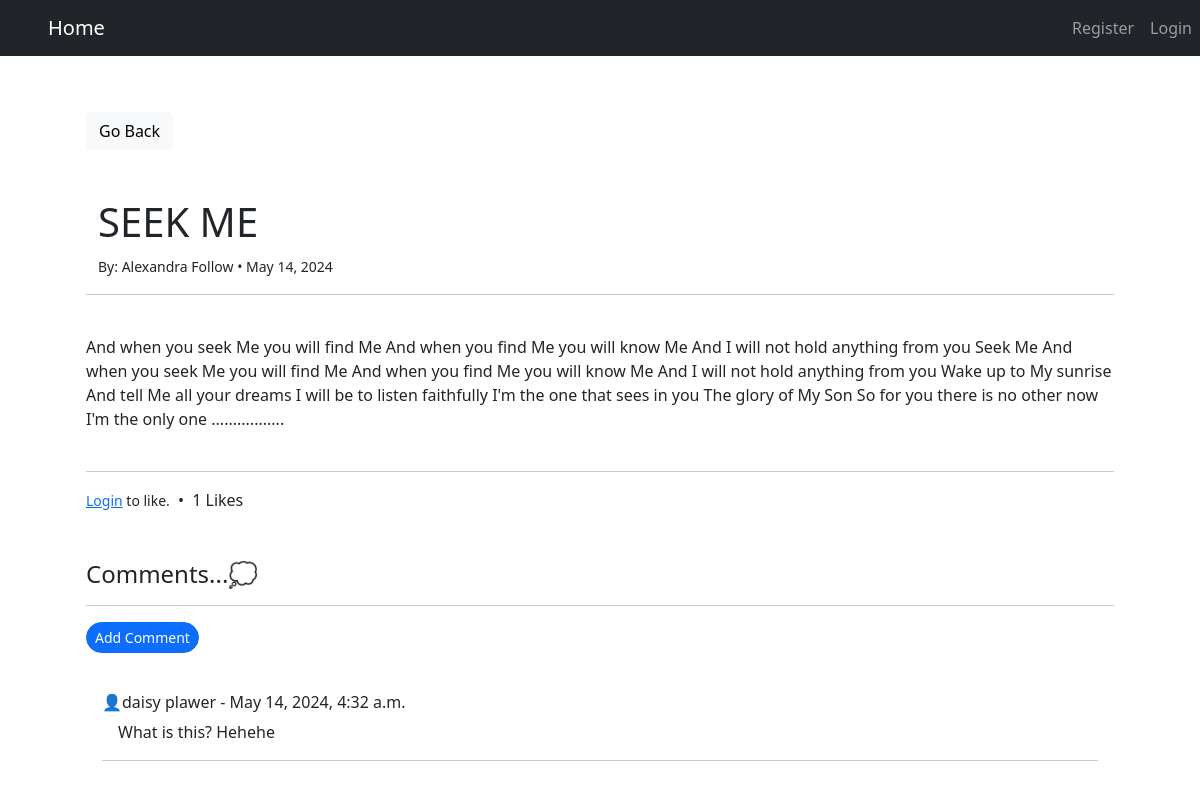
Page /detail/39 on the earlier database version.
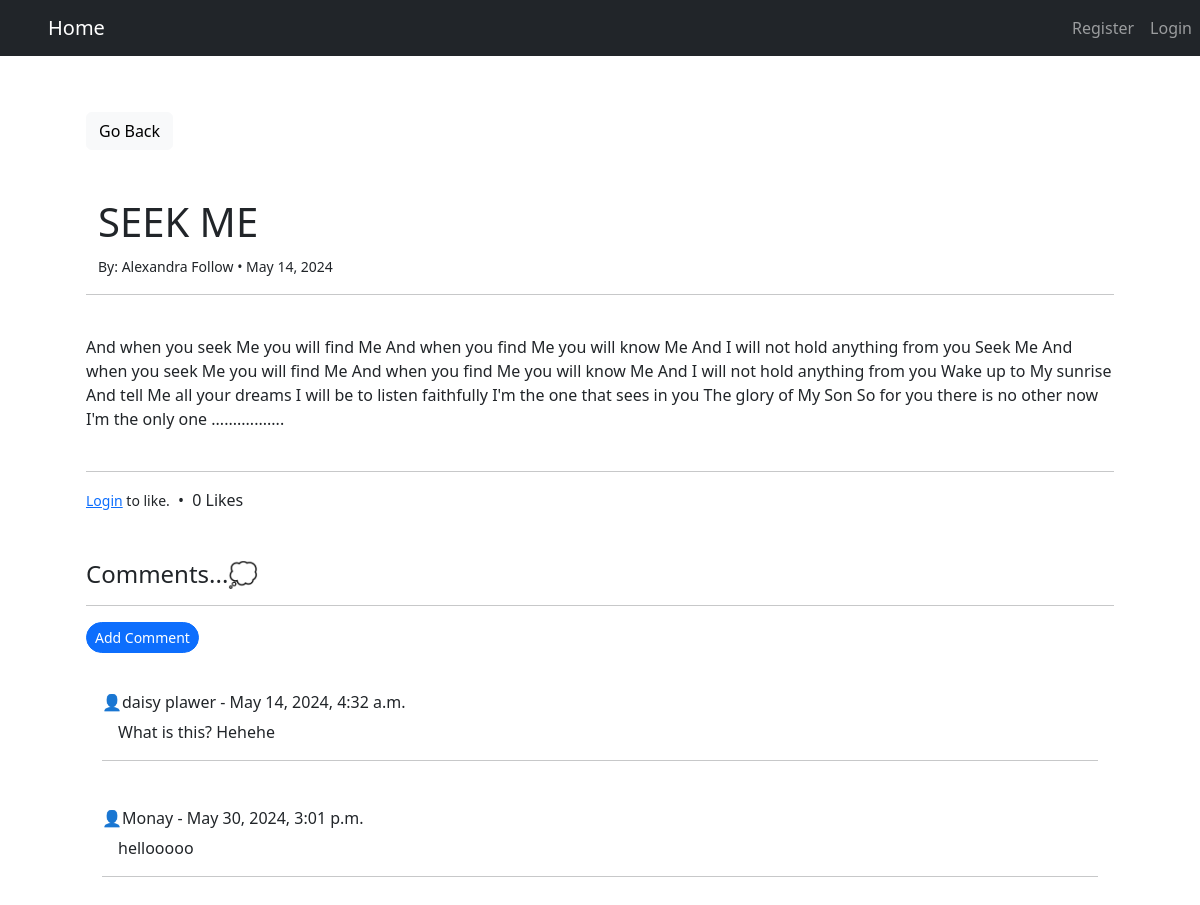
Same page on the later database version.
### blogpost/models.py (models this page shows, shortened)
class Post(models.Model):
    title = models.CharField(max_length=255)
    author = models.ForeignKey(User, on_delete=models.CASCADE)
    body = models.TextField()
    post_date = models.DateField(auto_now_add=True)
    likes = models.ManyToManyField(User, related_name='blogpost')
    def total_likes(self):
        return self.likes.count()

class Comment(models.Model):
    post = models.ForeignKey(Post, related_name='comments', on_delete=models.CASCADE)
    name = models.CharField(max_length=255)
    body = models.TextField()
    date_added = models.DateTimeField(auto_now_add=True)

### blogpost/views.py (the view)
# urls.py: path('detail/<int:pk>', Detail.as_view(), name='blogdetail'),
class Detail(DetailView):
    model = Post
    template_name = 'detail-view.html'
    def get_context_data(self, *args, **kwargs):
        context = super(Detail, self).get_context_data(*args, **kwargs)
        stuff = get_object_or_404(Post, id=self.kwargs['pk'])
        total_likes = stuff.total_likes()
        liked = False
        if stuff.likes.filter(id=self.request.user.id).exists():
            liked = True
        context['total_likes'] = total_likes
        context['liked'] = liked
        context['likers'] = stuff.likes.all()
        return context

### blogpost/templates/detail-view.html (shortened to what this page needs)
{% extends "base.html" %}
{% block content %}
<div class="container p-2 overflow-hidden " style="height: auto;">
    <div class="container p-5 mt-0 rounded-3">
        <button class='btn btn-light' onclick="history.back()">Go Back</button><br><br>
        <div class="container rounded-4">
            <br>
            <h1>{{ post.title }}</h1>
            <small>
                By: {{ post.author.first_name }} {{ post.author.last_name }} • {{ post.post_date }}
            </small><br>
        </div>
        <hr>
        <br>
        {{ post.body|safe }}
        <br><br>
        <hr>
        <form action="{% url 'like_post' post.pk %}" method="POST">
            {% if user.is_authenticated %}
                {% if liked %}
                    <button type='submit' name='post_id' value='{{ post.id }}' class='btn btn-danger btn-sm rounded-5'>Unlike</button>
                {% else %}
                    <button type='submit' name='post_id' value='{{ post.id }}' class='btn btn-primary btn-sm rounded-5'>Like</button>
                {% endif %}
            {% else %}
                <small><a href="{% url 'login' %}">Login</a> to like.</small>
            {% endif %}
            <span class="px-1">&bull;</span>
            <span id="like-count">{{ total_likes }} Likes</span>
        </form>
        <br><br>
        <h4>Comments...&#128173;</h4><hr>
        {% if not post.comments.all %}
            No comments yet ... <a href='{% url 'addcomment' post.pk %}' class="a px-3"><button type='submit' class='btn btn-success btn-sm rounded-5'>Add One</button></a>
        {% else %}
            <a href='{% url 'addcomment' post.pk %}'><button type='submit' class='btn btn-primary btn-sm rounded-5'>Add Comment</button></a>
            <br><br>
                {% for comment in post.comments.all %}
                <div class="container p-3 ">
                    <h6>&#128100;{{ comment.name }} - {{ comment.date_added }}</h6>
                    &emsp;{{ comment.body }}
                    <br>
                    <hr>
                </div>
                {% endfor %}
        {% endif %}
        <br>
        <br><br>
    </div>
</div>
{% endblock %}

### blogpost/templates/base.html (shortened to what this page needs)
{% load static %}
<!Doctype html>
<html lang="en">
  <head>
    <link rel="stylesheet" href="{% static 'css/bootstrap.min.css' %}">
    <link rel="stylesheet" href="{% static 'css/login.css' %}">
    <link href="https://cdn.jsdelivr.net/npm/bootstrap@5.3.3/dist/css/bootstrap.min.css" rel="stylesheet">
  </head>
  <body>
    {% include 'includes/nav.html' %}
    <div class='container-fluid'>
        {% block content %}
        {% endblock %}
    </div>
  </body>
</html>

### blogpost/templates/includes/nav.html (shortened to what this page needs)
{% load static %}
<nav class="navbar navbar-expand-lg navbar-dark bg-dark">
    <div class="container px-5">
        <a class="navbar-brand" href="{% url 'home' %}">Home</a>
    </div>
    <div class="collapse navbar-collapse d-flex justify-content-end  " id="navbarSupportedContent">
      <ul class="navbar-nav mr-auto">
        {% if user.is_authenticated %}
          <li class="nav-item">
            <a class="nav-link mx-0" href="{% url 'createpost' %}">Create Blog Post</a>
          </li>
          <form action="{% url 'logout' %}" method="post">
            {% csrf_token %}
            <button type="submit" class="nav-link btn btn-link">Logout</button>
          </form>
        {% else %}
          <li class="nav-item">
            <a class="nav-link" href="{% url 'register' %}">Register</a>
          </li>
          <li class="nav-item">
            <a class="nav-link" href="{% url 'login' %}">Login</a>
          </li>
        {% endif %}
      </ul>
    </div>
  </nav>

### blogpost/templates/detail-view.html (style rules this page uses)
#like-count { position: relative; }

Differences in the rows shown:
added Comment: name "Monay", date_added "May 30, 2024, 3:01 p.m.", body "hellooooo"
Other differences:
{{ total_likes }}: "1" → "0"
